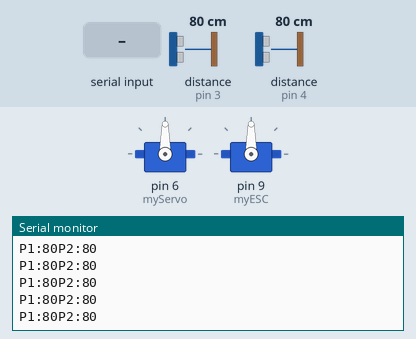
Recording of a sketch running on a simulated Arduino Uno, built with avr-gcc and run on an emulated ATmega328P. Parts: 2 × servo, the last lines printed to the serial monitor. Wiring (inferred from the names in the program): 2 × ultrasonic range finder: trigger pin 3, echo pin 3 / trigger pin 4, echo pin 4. Inputs (shaded band) come from the test bench; at power-on: distance to the obstacle (sensors on pin 3, pin 4) 80 cm. The echo pulse lasts 58.3 µs per cm.

Above: at 3.4 s.
3.5 s: distance to the obstacle (sensor on pin 3) set to 2 cm
At 4.4 s:
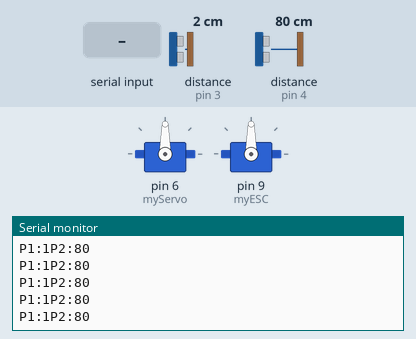
6.5 s: ";" received over Serial
8.0 s: distance to the obstacle (sensor on pin 4) set to 17 cm
At 8.6 s:
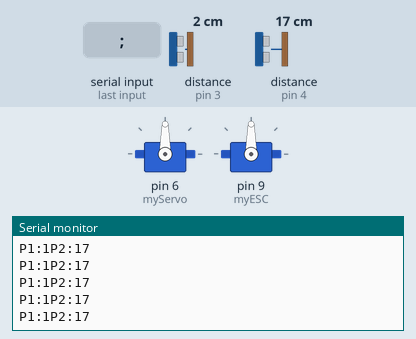
11.0 s: "1;90;45\n" received over Serial
12.5 s: distance to the obstacle (sensor on pin 4) set to 63 cm
At 13.3 s:
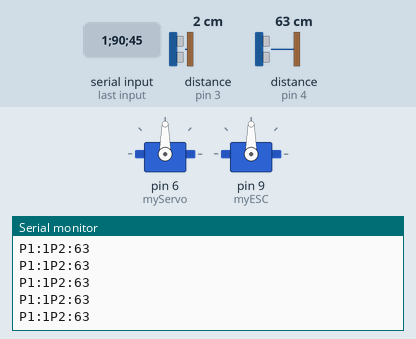
Timing chart, 0 to 15.5 s (numbered marks = the images above; inputs shaded):
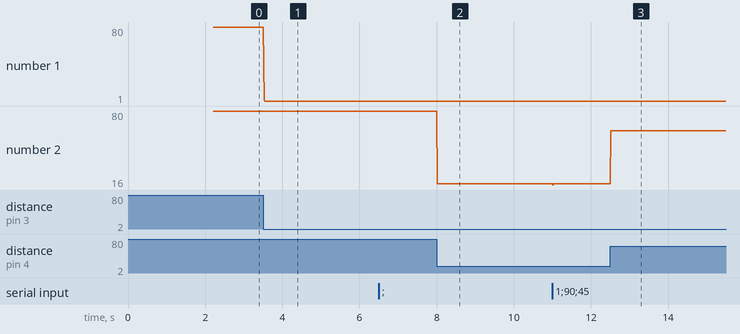

Measured:
- after the input at 3.5 s, the serial monitor: prints a new line at once (image 1)
- after the input at 8.0 s, the serial monitor: prints a new line at once (image 2)
- after the input at 12.5 s, the serial monitor: prints a new line at once (image 3)
- plotted number 2: 80 → 17 after the input at 8.0 s, 17 → 63 after the input at 12.5 s

The sketch:

RC_car_firmware.ino
```cpp
 #include <Servo.h>

Servo myServo;  // create servo object to control a servo
Servo myESC;  // create servo object to control a servo


void serialEvent();
long ultrasonic_ranger(int pingPin);
long microsecondsToCentimeters(long microseconds);
long microsecondsToInches(long microseconds);


String inputString = "";         // a string to hold incoming data
boolean stringComplete = false;  // whether the string is complete

int posX = 0;


const int pingPin_1 = 3;
const int pingPin_2 = 4;

int cm1 = 200;
int cm2 = 200;

void setup() {
  delay(200);
  // initialize serial:
  Serial.begin(57600);
  // reserve 100 bytes for the inputString:
  inputString.reserve(100);

 myServo.attach(6);  // attaches the servo on pin 6 to the servo object
  myESC.attach(9);  // attaches the ESC on pin 9 to the servo object
  myServo.write(90); // start at 90 degree

// arming
  for(int i=0;i++;i<20){
    myESC.writeMicroseconds(950);  // set servo to mid-point
  }
  delay(2000);// 115 or 120 //65

}


void loop() {
  serialEvent(); //call the function
  // print the string when a newline arrives:
  if (stringComplete) {
    Serial.println(inputString);
    // clear the string:
    inputString = "";
    stringComplete = false;
  }
  // detect collision
  cm1 = (int)ultrasonic_ranger(pingPin_1);
  cm2 = (int)ultrasonic_ranger(pingPin_2);
  Serial.print("P1:");
   Serial.print(cm1);
     Serial.print("P2:");
   Serial.println(cm2);

  delay(10);
}

/*
  SerialEvent occurs whenever a new data comes in the
 hardware serial RX.  This routine is run between each
 time loop() runs, so using delay inside loop can delay
 response.  Multiple bytes of data may be available.
 */
void serialEvent() {
  while (Serial.available()) {
    // get the new byte:
    char inChar = (char)Serial.read();
    // add it to the inputString:
    inputString += inChar;
    // if the incoming character is afire; newline, set a flag
    // so the main loop can do something about it:
    if (inChar == ';') {
      Serial.print("I recieve: "+inputString);
     int a = inputString.indexOf('S');
      int b = inputString.indexOf('E');
      int c = inputString.indexOf(';');
      if( b > a ){
        auto x_num_string = inputString.substring(a+1,b);
        auto y_num_string = inputString.substring(b+1,c);

        int posX =  x_num_string.toInt();
        int posY =  y_num_string.toInt();
        const int ss = 165;

           if( cm1 < 60 && posY > 1640){
            posY = 1640;
            }
            if( cm2 < 60 && posY < 1500-ss){
              posY=1500-ss;
            }
       /* Serial.print("I recieve: S=");
        Serial.print(posX);
         Serial.print(",E=");
         Serial.println(posY);*/
          myServo.write(posX);
           myESC.write(posY);
      } else {

      }
      stringComplete = true;
    }
  }
}


long ultrasonic_ranger(int pingPin){
  // establish variables for duration of the ping,
  // and the distance result in inches and centimeters:
  unsigned long timeout = 15000; // us
  long duration, cm;

  // The PING))) is triggered by a HIGH pulse of 2 or more microseconds.
  // Give a short LOW pulse beforehand to ensure a clean HIGH pulse:
  pinMode(pingPin, OUTPUT);
  digitalWrite(pingPin, LOW);
  delayMicroseconds(2);
  digitalWrite(pingPin, HIGH);
  delayMicroseconds(5);
  digitalWrite(pingPin, LOW);

  // The same pin is used to read the signal from the PING))): a HIGH
  // pulse whose duration is the time (in microseconds) from the sending
  // of the ping to the reception of its echo off of an object.
  pinMode(pingPin, INPUT);
  duration = pulseIn(pingPin, HIGH, timeout);
  if(duration==0){
    duration = timeout;
  }

  // convert the time into a distance
  cm = microsecondsToCentimeters(duration);
  return cm;
}

long microsecondsToInches(long microseconds) {
  // According to Parallax's datasheet for the PING))), there are
  // 73.746 microseconds per inch (i.e. sound travels at 1130 feet per
  // second).  This gives the distance travelled by the ping, outbound
  // and return, so we divide by 2 to get the distance of the obstacle.
  // See: http://www.parallax.com/dl/docs/prod/acc/28015-PING-v1.3.pdf
  return microseconds / 74 / 2;
}

long microsecondsToCentimeters(long microseconds) {
  // The speed of sound is 340 m/s or 29 microseconds per centimeter.
  // The ping travels out and back, so to find the distance of the
  // object we take half of the distance travelled.
  return microseconds / 29 / 2;
}
```
